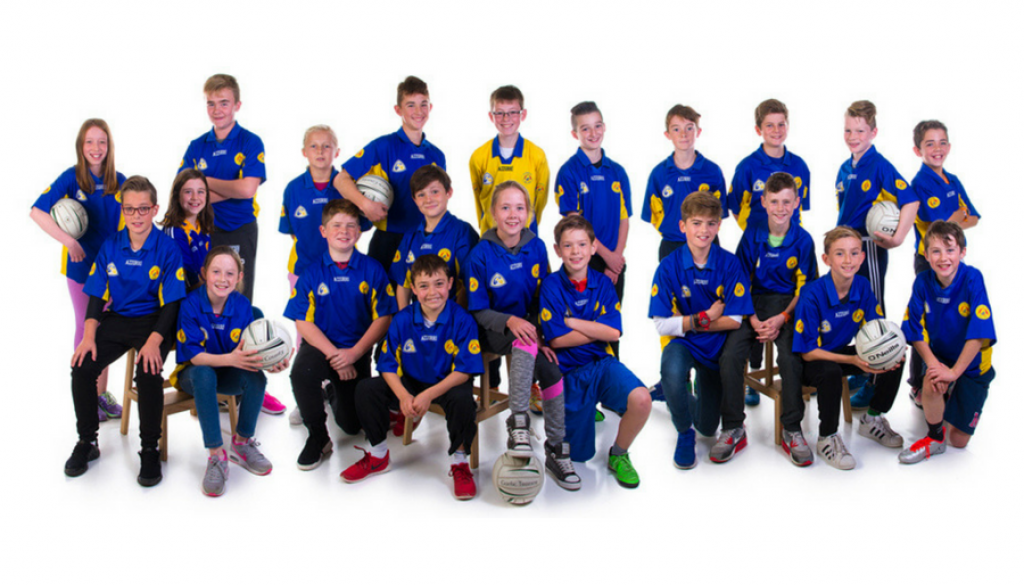
#> input picture Face Detection Image/Input.png, 1024 x 585 px
$ python face_detection_image.py Input.png   (older library calls are emulated)
#> lines starting #> are read from the running program, lines starting #| are printed output that depends on the picture; after the words box and inside, x2 and y2 are one past the last pixel; in counts of white or black regions, pixels touching at a corner belong together
import cv2 #importing OpenCV Python Interface
import sys

imagePath = sys.argv[1] #get user supplied values
cascPath = "haarcascade_frontalface_default.xml"

faceCascade = cv2.CascadeClassifier(cascPath) # Create the haar cascade

image = cv2.imread(imagePath) #read the image
#> image is the input picture: shape (585, 1024, 3); mean B, G, R 183.1, 169.8, 172.9
gray = cv2.cvtColor(image, cv2.COLOR_BGR2GRAY)  #applying operations on image, converting from BGR to GRAY
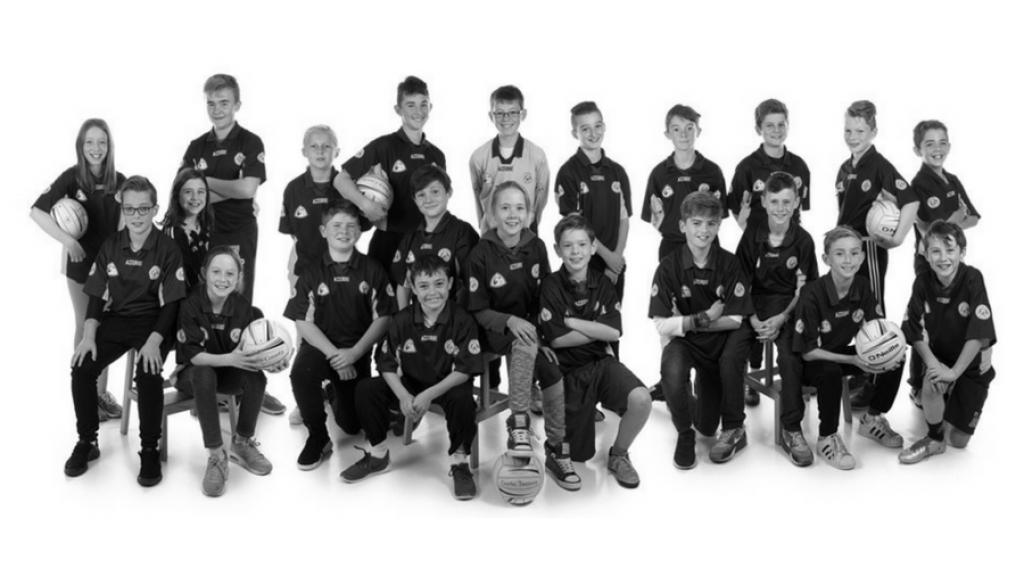
#> gray: shape (585, 1024); min 0, max 255, mean 172.2

faces = faceCascade.detectMultiScale( #detect faces in the image
    gray,
    scaleFactor=1.1,
    minNeighbors=5,
    minSize=(30, 30)
    #flags = cv2.CV_HAAR_SCALE_IMAGE
)
#> faces = 21 rows, first 6: [199, 89, 37, 37], [399, 91, 36, 36], [488, 98, 37, 37], [757, 111, 37, 37], [571, 111, 43, 43], [664, 116, 37, 37]

print("Found {0} faces!".format(len(faces))) #print the number of faces found
#| Found 21 faces!

for (x, y, w, h) in faces: # Draw a rectangle around the faces
    cv2.rectangle(image, (x, y), (x+w, y+h), (0, 255, 0), 2)
#> this loop made 21 passes
#> (x, y, w, h) on passes 1 to 12: (199, 89, 37, 37), (399, 91, 36, 36), (488, 98, 37, 37), (757, 111, 37, 37), (571, 111, 43, 43), (664, 116, 37, 37), (77, 129, 36, 36), (917, 129, 38, 38), (302, 132, 37, 37), (177, 178, 36, 36), (410, 178, 39, 39), (761, 188, 37, 37)
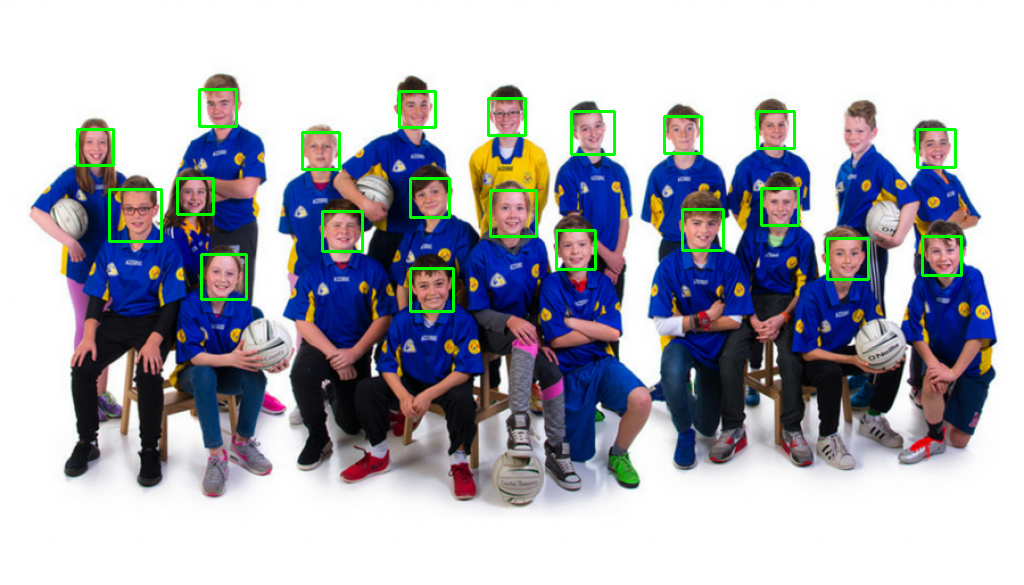
#> image: shape (585, 1024, 3); 1.66% of pixels changed, all inside (x1, y1, x2, y2) = (76, 88, 963, 313)

cv2.imshow("Faces found", image) #display the results
cv2.waitKey(0) #waiting for any key to be pressed
